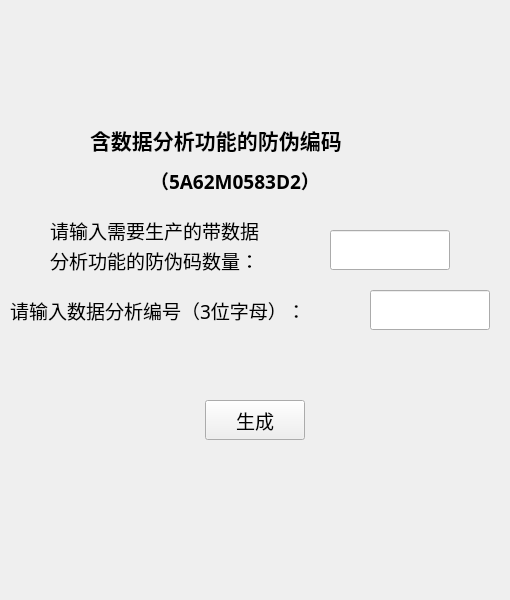
<?xml version="1.0" encoding="UTF-8"?>
<ui version="4.0">
 <class>window_feature4</class>
 <widget class="QWidget" name="window_feature4">
  <property name="geometry">
   <rect>
    <x>0</x>
    <y>0</y>
    <width>510</width>
    <height>600</height>
   </rect>
  </property>
  <property name="windowTitle">
   <string>Form</string>
  </property>
  <widget class="QLabel" name="label_tip">
   <property name="geometry">
    <rect>
     <x>50</x>
     <y>210</y>
     <width>261</width>
     <height>40</height>
    </rect>
   </property>
   <property name="font">
    <font>
     <family>微软雅黑</family>
     <pointsize>14</pointsize>
    </font>
   </property>
   <property name="text">
    <string>请输入需要生产的带数据</string>
   </property>
  </widget>
  <widget class="QLabel" name="label_tip_2">
   <property name="geometry">
    <rect>
     <x>10</x>
     <y>290</y>
     <width>361</width>
     <height>40</height>
    </rect>
   </property>
   <property name="font">
    <font>
     <family>微软雅黑</family>
     <pointsize>14</pointsize>
    </font>
   </property>
   <property name="text">
    <string>请输入数据分析编号（3位字母）：</string>
   </property>
  </widget>
  <widget class="QLabel" name="label_title">
   <property name="geometry">
    <rect>
     <x>90</x>
     <y>120</y>
     <width>330</width>
     <height>40</height>
    </rect>
   </property>
   <property name="font">
    <font>
     <family>微软雅黑</family>
     <pointsize>16</pointsize>
     <weight>75</weight>
     <bold>true</bold>
    </font>
   </property>
   <property name="text">
    <string>含数据分析功能的防伪编码</string>
   </property>
  </widget>
  <widget class="QPushButton" name="pushButton_create">
   <property name="geometry">
    <rect>
     <x>205</x>
     <y>400</y>
     <width>100</width>
     <height>40</height>
    </rect>
   </property>
   <property name="font">
    <font>
     <family>微软雅黑</family>
     <pointsize>14</pointsize>
    </font>
   </property>
   <property name="text">
    <string>生成</string>
   </property>
  </widget>
  <widget class="QLabel" name="label_title_2">
   <property name="geometry">
    <rect>
     <x>150</x>
     <y>160</y>
     <width>210</width>
     <height>40</height>
    </rect>
   </property>
   <property name="font">
    <font>
     <family>微软雅黑</family>
     <pointsize>14</pointsize>
     <weight>75</weight>
     <bold>true</bold>
    </font>
   </property>
   <property name="text">
    <string>（5A62M0583D2）</string>
   </property>
  </widget>
  <widget class="QLineEdit" name="lineEdit_codenum">
   <property name="geometry">
    <rect>
     <x>330</x>
     <y>230</y>
     <width>120</width>
     <height>40</height>
    </rect>
   </property>
   <property name="font">
    <font>
     <family>微软雅黑</family>
     <pointsize>14</pointsize>
    </font>
   </property>
  </widget>
  <widget class="QLineEdit" name="lineEdit_codenum_2">
   <property name="geometry">
    <rect>
     <x>370</x>
     <y>290</y>
     <width>120</width>
     <height>40</height>
    </rect>
   </property>
   <property name="font">
    <font>
     <family>微软雅黑</family>
     <pointsize>14</pointsize>
    </font>
   </property>
  </widget>
  <widget class="QLabel" name="label_tip_4">
   <property name="geometry">
    <rect>
     <x>50</x>
     <y>240</y>
     <width>251</width>
     <height>40</height>
    </rect>
   </property>
   <property name="font">
    <font>
     <family>微软雅黑</family>
     <pointsize>14</pointsize>
    </font>
   </property>
   <property name="text">
    <string>分析功能的防伪码数量：</string>
   </property>
  </widget>
 </widget>
 <resources/>
 <connections/>
</ui>
